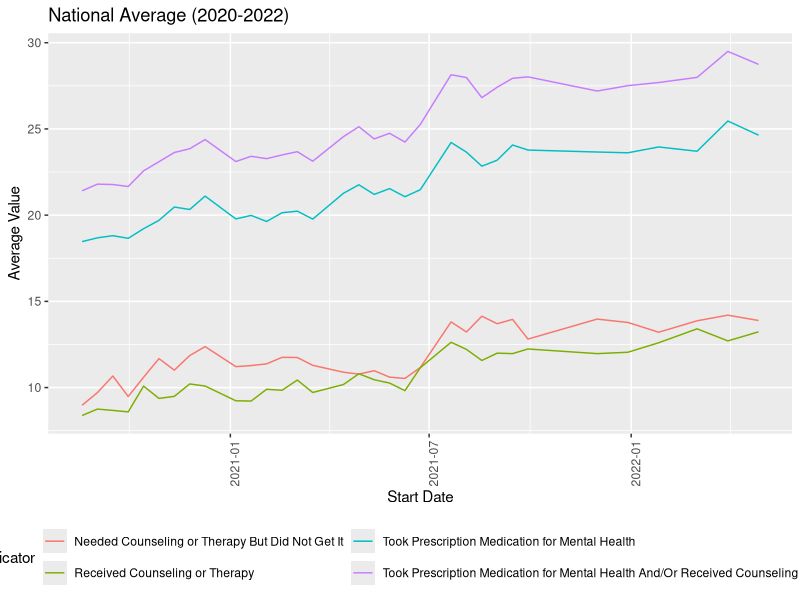
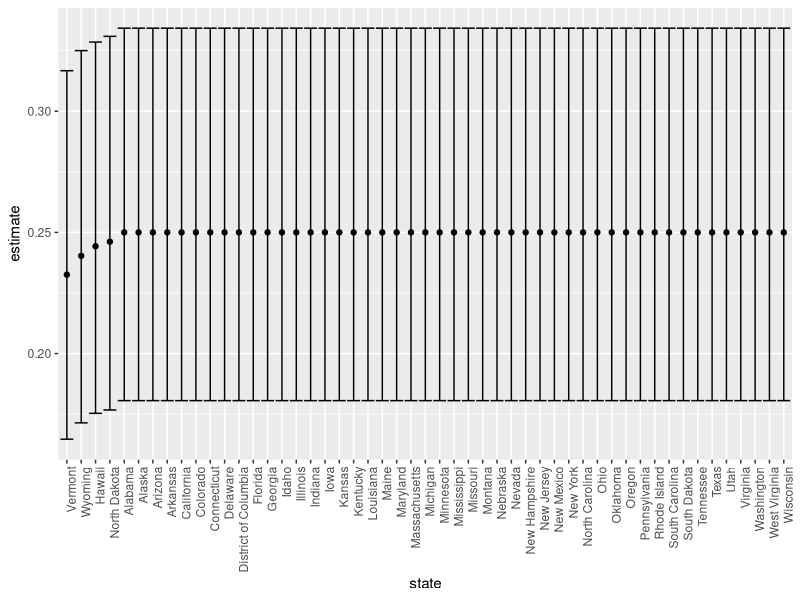

Write the R code that produced these figures, in order.
## ---- chunk 1
library(tidyverse)
## ---- chunk 2
data = 
  read.csv("data/tidydata.csv") |> 
  mutate(
    start_dates = as.Date(start_dates)
  )
## ---- chunk 3
avg_year =
  data |> 
  filter(state == "United States") |> 
  select(indicator, year, week_number, value, start_dates) |> 
  group_by(year, start_dates, indicator) |> 
  summarize(
    mean = mean(value),
    indicator_total = n())

# plot average for each start date for each indicator
avg_year |> 
  ggplot(aes(x = start_dates, y = mean, color = indicator)) +
  geom_line() +
  labs(
    x = "Start Date",
    y = "Average Value",
    title = "National Average (2020-2022)") +
  theme(
    legend.position = "bottom",
    axis.text.x = element_text(angle=90, hjust=1),
    strip.text = element_text(size = 4)) +
  guides(color = guide_legend(nrow = 2))
## ---- chunk 4
received_service = 
  data |> 
  mutate(
    resolution = case_when(
      indicator == "Took Prescription Medication for Mental Health" ~ "received",
      indicator == "Received Counseling or Therapy" ~ "received",
      indicator == "Took Prescription Medication for Mental Health And/Or Received Counseling or Therapy" ~ "received",
      indicator == "Needed Counseling or Therapy But Did Not Get It" ~ "not received"))
## ---- chunk 5
states_df =
  received_service |> 
  select(state, indicator, resolution) |> 
  filter(state != "United States") |> 
  group_by(state) |> 
  summarize(
    services_total = n(),
    services_not_received = sum(resolution == "not received")) |> 
  mutate(
    services_total = as.numeric(services_total),
    services_not_received = as.numeric(services_not_received)
  )
## ---- chunk 6
ny_test = 
  prop.test(
    x = filter(states_df, state == "New York") %>% pull(services_not_received),
    n = filter(states_df, state == "New York") %>% pull(services_total)) 

broom::tidy(ny_test) %>% 
  knitr::kable(digits = 3)
## ---- chunk 7
services_states =
  states_df |> 
  mutate(
    prop_tests = map2(services_not_received, services_total, \(x, y) prop.test(x = x, n = y)),
    tidy_tests = map(prop_tests, broom::tidy)) |> 
  select(-prop_tests) |> 
  unnest(tidy_tests) |> 
  select(state, estimate, conf.low, conf.high) |> 
  mutate(state = fct_reorder(state, estimate))
## ---- chunk 8
services_states %>% 
  mutate(state = fct_reorder(state, estimate)) %>% 
  ggplot(aes(x = state, y = estimate)) + 
  geom_point() + 
  geom_errorbar(aes(ymin = conf.low, ymax = conf.high)) + 
  theme(axis.text.x = element_text(angle = 90, hjust = 1))
